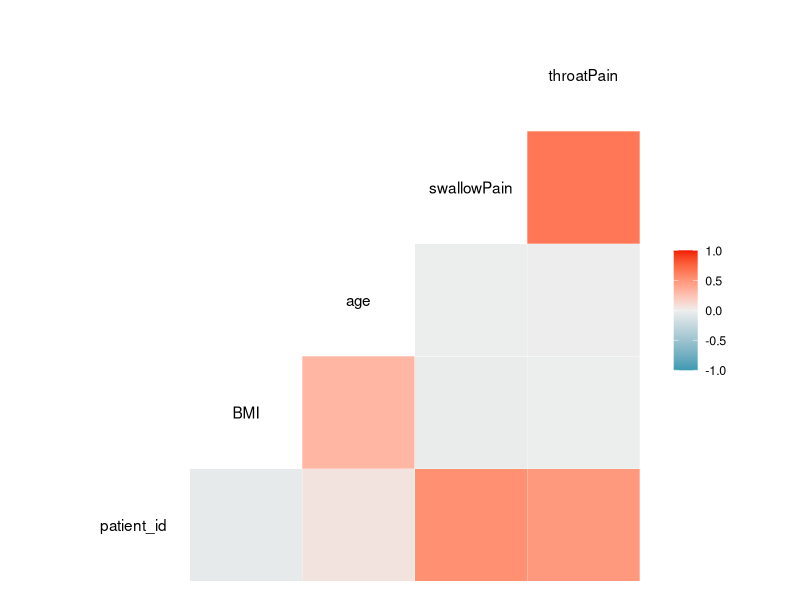
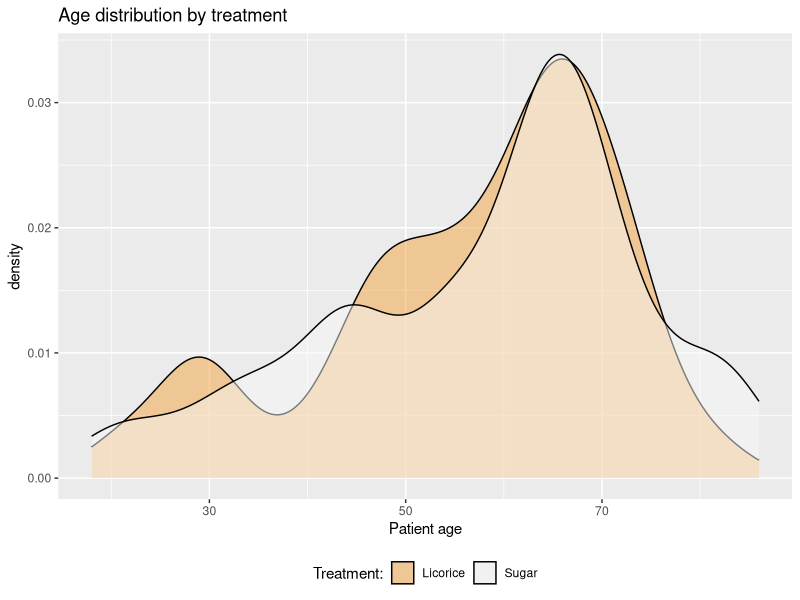
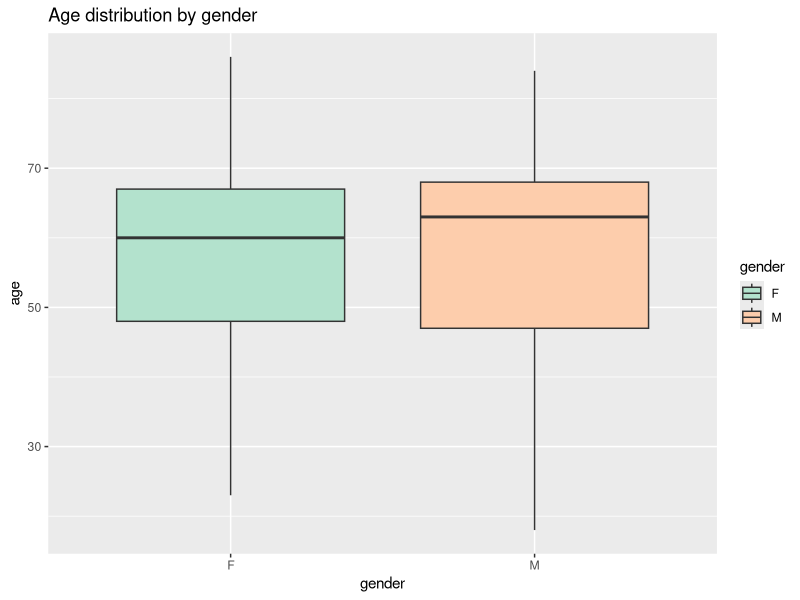
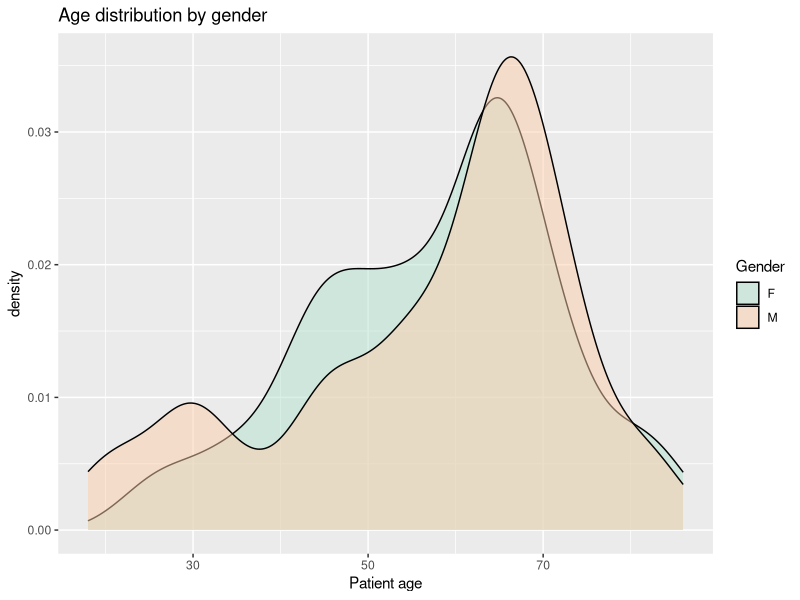

R code for these plots, in order:
#----Visualization----####
# Date: 2025-09-09
# Author: psykodentopat
# File name: 2025-09-09_visualization.R
# Description: Script for visualization of exam data for psykodentopat.
#
#
# Project: psykodentopat_exam.Rproj

# Setup ----
library(tidyverse)
library(here)
library(ggplot2)
library(patchwork)

# Load data
joined_exam_data <- read_delim(here("data","joined_exam_data_2025-09-09.txt"))

# Mutate from character to factor
joined_exam_data <- joined_exam_data %>% 
  mutate(across(where(is.character), as.factor))

# Are there any correlated measures? ----
GGally::ggcorr(joined_exam_data)
# Seems like throatPain and swallowPain are correlated, and also age and BMI. Also seems like Patient ID is correlated with swallowPain and throatPain, probably an artifact, could also be that that the patients recruited later had more pain...?

# Does the age distribution depend on treat? ----
ggplot(joined_exam_data, aes(x = age, fill = treat)) +
  geom_density(alpha = 0.5) +
  theme_gray() +
  labs(title = "Age distribution by treatment",
       x = "Patient age",
       fill = "Treatment:") +
  theme(legend.position = "bottom") +
  scale_fill_brewer(palette = "PuOr")

# Exploring whether the age distribution of patients differs by gender ----
## Numerical summery
joined_exam_data %>%
  group_by(gender) %>%
  summarise(
    mean_age = mean(age, na.rm = TRUE),
    sd_age   = sd(age, na.rm = TRUE),
    min_age  = min(age, na.rm = TRUE),
    max_age  = max(age, na.rm = TRUE),
    n        = n()
  )

## Box plot displaying age distribution by gender
plot_age_distribution_by_gender <- ggplot(joined_exam_data, 
    aes(x = gender, y = age, fill = gender)) +
  geom_boxplot() +
  labs(title = "Age distribution by gender") + 
  scale_fill_brewer(palette = "Pastel2")
plot_age_distribution_by_gender

## Density plot to visualize the full shape of the age distribution by gender
density_age_distribution_by_gender <- ggplot(joined_exam_data, 
                                          aes(x = age, fill = gender)) +
  geom_density(alpha = 0.5) +
  labs(title = "Age distribution by gender", 
       x = "Patient age", 
       fill = "Gender") +
  scale_fill_brewer(palette = "Pastel2")
density_age_distribution_by_gender

# T-tests (Welch Two Sample t-test) ----
t.test(age ~ treat, data = joined_exam_data)
t.test(age ~ preOp_pain, data = joined_exam_data)
t.test(age ~ gender, data = joined_exam_data)

#----End----####
